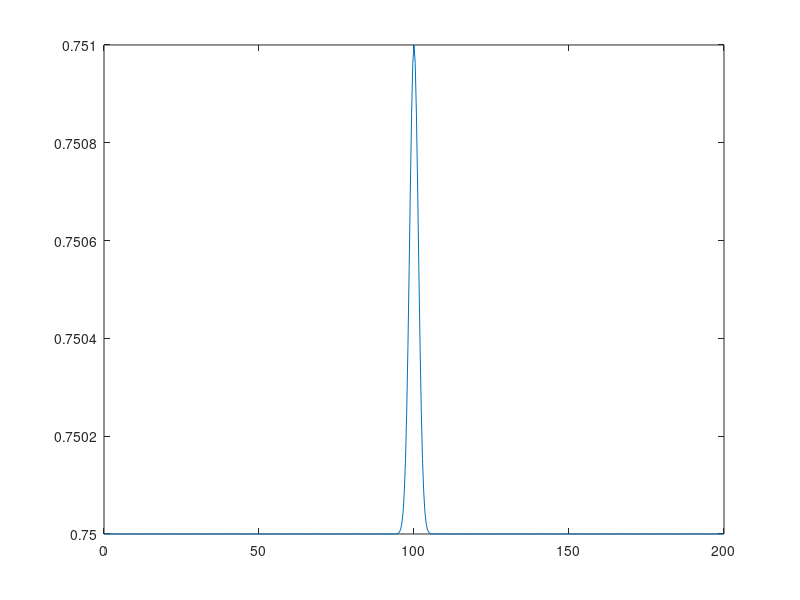

MATLAB code for this plot: (Note: this script raises an error after producing the figure.)
function []=solver()
clc; clear all; clf

global g eta0Bar alpha beta omega2
%To pass parameters to Au

% parameters
g=9.8;
omega2=1.0;
bA=0.0;
bB=0.5;
eta0=0.75;
alpha = -(bA-bB)^2/192/(eta0-bA)/(eta0-bB);
beta  =  (bA-bB)^4/92160/(eta0-bA)^2/(eta0-bB)^2;
eta0Bar = eta0 - 0.5*(bA + bB);

dt=0.0001;    %time step
tf=200;      %final time
td=0.5;     %time interval to display 

save_solution = 1; %flag to save solution
name_solution='solution.mat';

% physical domain
x_lower=0; x_upper=200;

mx=2^9; %Number of Fourier modes
Lx=x_upper-x_lower;
kx = (2*pi/Lx)*[0:(mx/2-1) (-mx/2):-1]; % Wavenumber vector in x

%discretized domain
dx = (x_upper-x_lower)/mx;
x = (0:(mx-1))*dx;

nit=floor(tf/dt); %number of iterations

%initial conditions
A=0.001;
x0=(x_upper-x_lower)/2;
sig2=2;
eta=eta0+A*exp(-(x-x0).^2/(2*sig2)); %IC hom in y

u(1,:)=eta; %u
u(2,:)=x*0;   %sig

plot(x,eta)
pause(2)

U(1,:)=eta;
index=1;
for i=1:nit
    if(i*dt>=10 && i*dt<=11)
        u(1,1:end/2)=eta0;
        u(2,1:end/2)=0.;
    end
    disp('*********************************')
    disp('*********************************')
    disp(['Time step ' num2str(i) '. Time t=' num2str(i*dt)])
    % Four stages Runge-Kutta
    D1u=dt.*ps_discretization(u,kx);    
    D2u=dt.*ps_discretization(u+0.5*D1u,kx);
    D3u=dt.*ps_discretization(u+0.5*D2u,kx);
    D4u=dt.*ps_discretization(u+D3u,kx);
    u = u + (D1u+2*D2u+2*D3u+D4u)/6;
    if((i*dt-index*td)>=0)
        eta=squeeze(u(1,:));
        plot(x,eta)
        title(['t=' num2str(dt*i)]);
        U(index+1,:)=eta;
        index=index+1;
        pause(0.1)        
    end
end
if save_solution == 1
    save(name_solution)
end